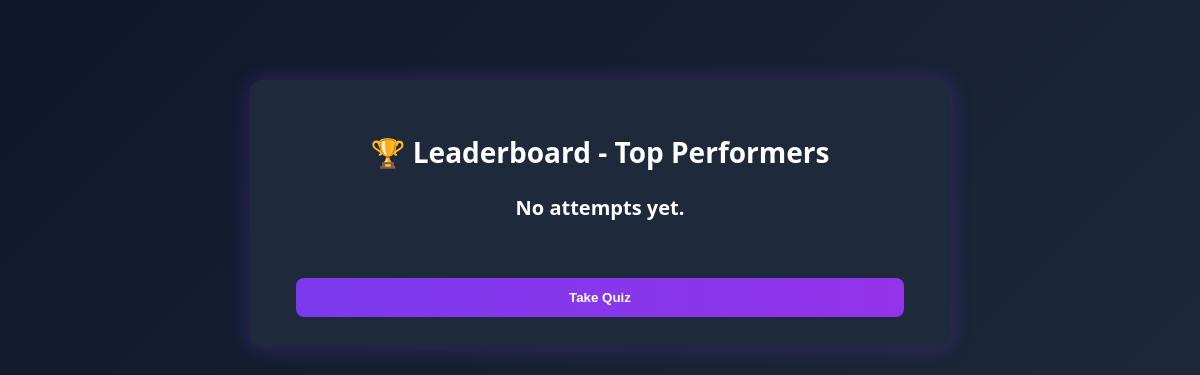
The page /leaderboard on the database as committed earlier.
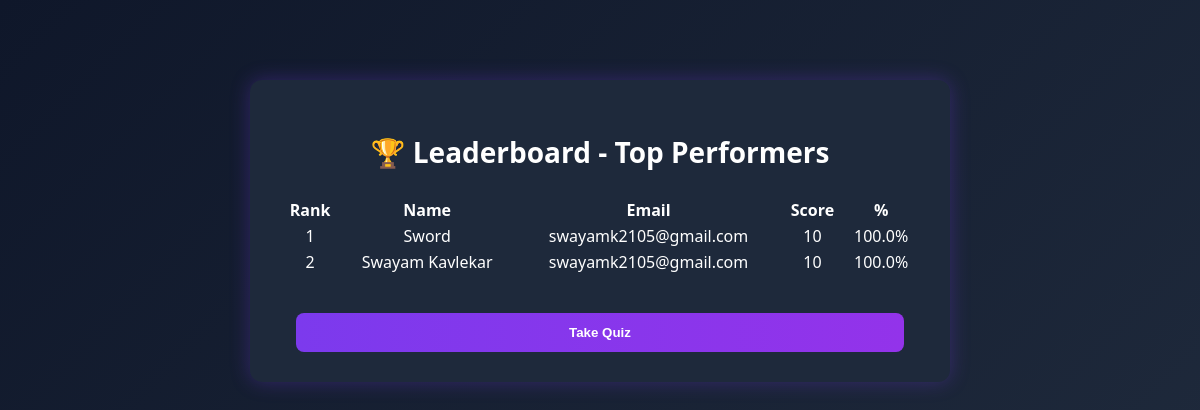
The same page on the database as committed later.
### tables this page shows
CREATE TABLE users (
        id INTEGER PRIMARY KEY AUTOINCREMENT,
        name TEXT,
        email TEXT,
        score INTEGER,
        percentage REAL,
        status TEXT
    );

### app.py (the view)
@app.route("/leaderboard")
def leaderboard():
    conn = sqlite3.connect(DB_PATH)
    leaders = conn.execute(
        "SELECT name,email,score,percentage FROM users ORDER BY percentage DESC LIMIT 10"
    ).fetchall()
    conn.close()
    if leaders is None:
        leaders = []
    return render_template("leaderboard.html", leaders=leaders)

### templates/leaderboard.html (shortened to what this page needs)
<!DOCTYPE html>
<html>
<head>
<link rel="stylesheet" href="{{ url_for('static', filename='style.css') }}">
</head>
<body>
<div class="container" style="width:700px;">
<h2>🏆 Leaderboard - Top Performers</h2>
{% if leaders|length == 0 %}
<h3>No attempts yet.</h3>
{% else %}
<table style="width:100%; margin-top:25px;">
<tr>
<th>Rank</th>
<th>Name</th>
<th>Email</th>
<th>Score</th>
<th>%</th>
</tr>
{% for user in leaders %}
<tr>
<td>{{ loop.index }}</td>
<td>{{ user[0] }}</td>
<td>{{ user[1] }}</td>
<td>{{ user[2] }}</td>
<td>{{ user[3] }}%</td>
</tr>
{% endfor %}
</table>
{% endif %}
<br>
<a href="/"><button>Take Quiz</button></a>
</div>
</body>
</html>

### static/style.css (style rules this page uses)
* { box-sizing: border-box; }
body { margin: 0; padding: 0; font-family: 'Segoe UI', sans-serif; background: linear-gradient(135deg, #0f172a, #1e293b); color: white; }
.container { width: 420px; margin: 80px auto; padding: 30px; background: #1e293b; border-radius: 12px; box-shadow: 0px 0px 20px rgba(124, 58, 237, 0.3); text-align: center; }
h2 { font-size: 28px; }
button { width: 95%; padding: 12px; margin-top: 15px; border-radius: 8px; border: none; background: linear-gradient(90deg,#7c3aed,#9333ea); color: white; font-weight: bold; cursor: pointer; transition: 0.3s; }

Rows that differ between the two databases and show on the page:
added users: name "Sword", email "swayamk2105@gmail.com", score "10", percentage "100.0"
added users: name "Swayam Kavlekar", email "swayamk2105@gmail.com", score "10", percentage "100.0"
Other text that changed with them:
text no longer shown: "No attempts yet."
text now shown: "Rank Name Email Score %"
